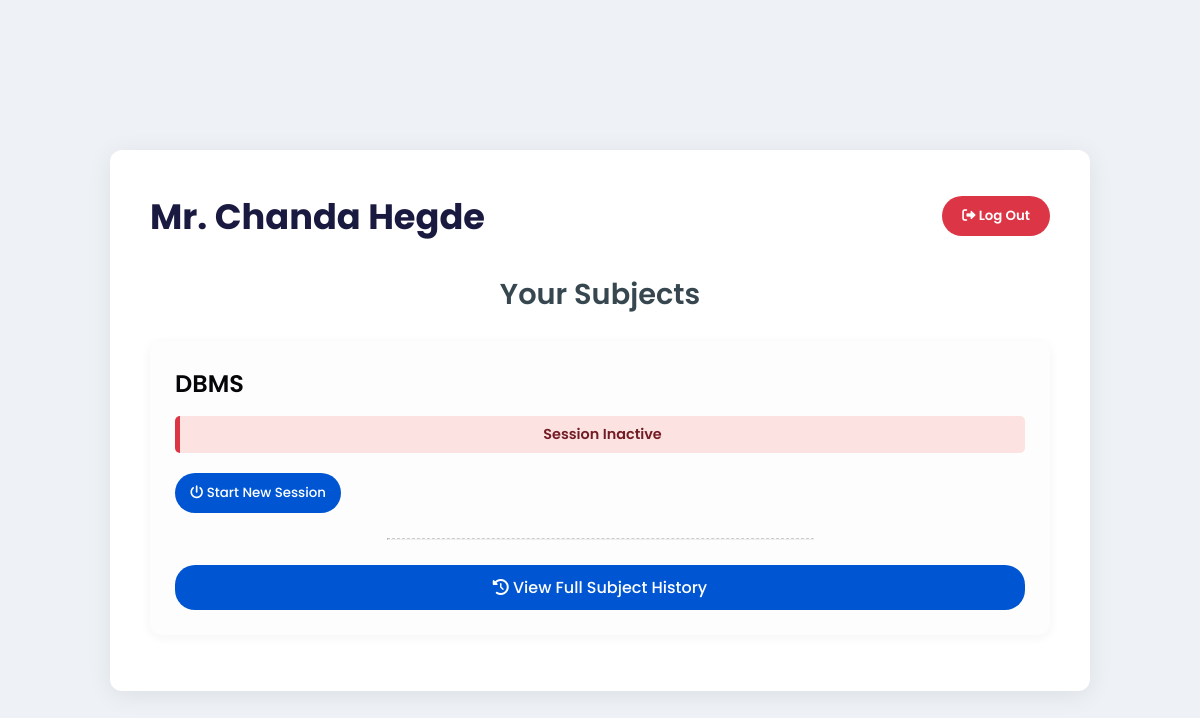
/teacher/dashboard/ (signed in), run on an earlier commit of the app's database.
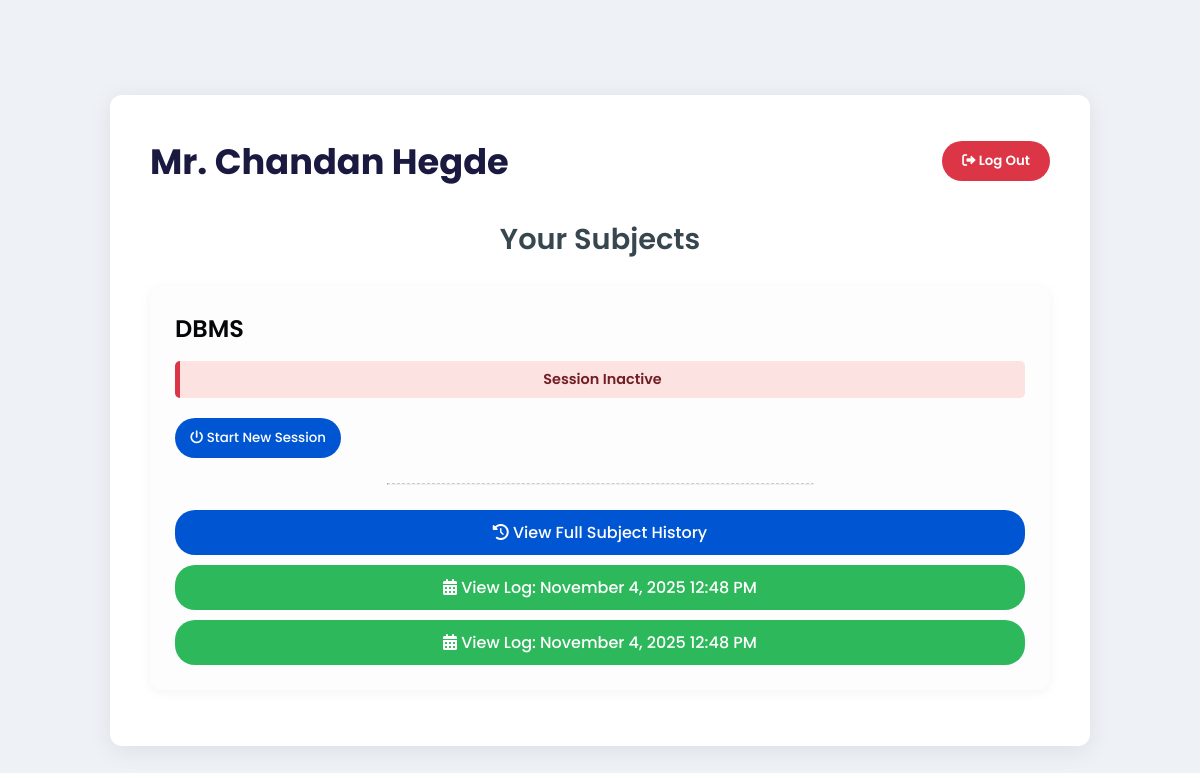
And on a later commit of the database.
### std_management_app/models.py (models this page shows, shortened)
class Teacher(models.Model):
    user = models.OneToOneField(User, on_delete=models.CASCADE)
    name = models.CharField(max_length=100)

class Subject(models.Model):
    name = models.CharField(max_length=100)
    teacher = models.ForeignKey(Teacher, on_delete=models.SET_NULL, null=True)

class Session(models.Model):
    subject = models.ForeignKey(Subject, on_delete=models.CASCADE)
    start_time = models.DateTimeField(auto_now_add=True)
    is_active = models.BooleanField(default=False)

### std_management_app/views.py (the view)
# urls.py: path('dashboard/', views.teacher_dashboard, name='teacher_dashboard'),
@login_required
def teacher_dashboard(request):
    try:
        teacher = Teacher.objects.get(user=request.user)
        subjects = Subject.objects.filter(teacher=teacher)
        subjects_with_sessions = []
        for subject in subjects:
            sessions = Session.objects.filter(subject=subject).order_by('-start_time')
            subjects_with_sessions.append({
                'id': subject.id,
                'name': subject.name,
                'sessions': sessions,
                'active_session': sessions.filter(is_active=True).first()
            })
        context = {
            'subjects_with_sessions': subjects_with_sessions,
            'teacher_name': teacher.name,
        }
        return render(request, 'teacher_dashboard.html', context)
    except Teacher.DoesNotExist:
        return redirect('logout')

### std_management_app/templates/teacher_dashboard.html (shortened to what this page needs)
<!DOCTYPE html>
<html lang="en">
<head>
    <link rel="stylesheet" href="https://cdnjs.cloudflare.com/ajax/libs/font-awesome/6.0.0-beta3/css/all.min.css">
</head>
<body>
    <div class="dashboard-container">
        <div class="header">
            <h1>{{ teacher_name }}</h1>
            <form class="logout-form" method="post" action="{% url 'logout' %}">
                <button type="submit"><i class="fas fa-sign-out-alt"></i> Log Out</button>
            </form>
        </div>
        <h2 class="section-title">Your Subjects</h2>
        {% if subjects_with_sessions %}
            <ul class="subject-grid">
                {% for subject in subjects_with_sessions %}
                    <li class="subject-card">
                        <h3>{{ subject.name }}</h3>
                        {% if subject.active_session %}
                            <div class="status-bar status-active">
                                <i class="fas fa-dot-circle"></i> Session Active since {{ subject.active_session.start_time|date:"h:i A" }}
                            </div>
                        {% else %}
                            <div class="status-bar status-inactive">
                                Session Inactive
                            </div>
                        {% endif %}
                        <div class="subject-actions">
                            <form action="{% url 'start_session' subject.id %}" method="post">
                                <button type="submit" style="background-color: #0056d2; color: white;">
                                    <i class="fas fa-power-off"></i> Start New Session
                                </button>
                            </form>
                            <hr style="width: 50%; margin: 15px auto;">
                            <a href="{% url 'subject_history' subject.id %}" class="attendance-link" style="background-color: #0056d2;">
                                <i class="fas fa-history"></i> View Full Subject History
                            </a>
                            {% if subject.sessions %}
                                {% for session in subject.sessions|slice:":3" %}
                                    <a href="{% url 'attendance_list' session.id %}" class="attendance-link">
                                        <i class="fas fa-calendar-alt"></i> View Log: {{ session.start_time|date:"F j, Y h:i A" }}
                                    </a>
                                {% endfor %}
                            {% endif %}
                        </div>
                    </li>
                {% endfor %}
            </ul>
        {% else %}
            <p class="no-subjects">You are not assigned to any subjects yet.</p>
        {% endif %}
    </div>
</body>
</html>

What changed in the data, as far as the page shows it:
changed Teacher: name "Mr. Chanda Hegde" → "Mr. Chandan Hegde"
added Session: start_time "November 4, 2025 12:48 PM"
added Session: start_time "November 4, 2025 12:48 PM"
